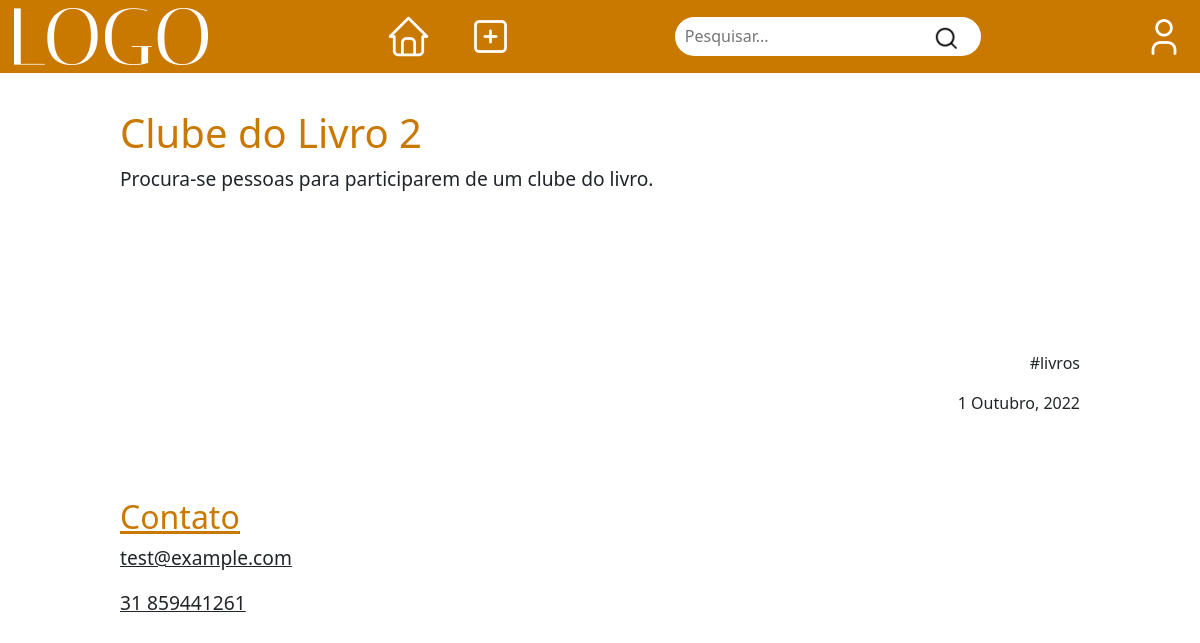
The app's page /sharin/publicacao_view/14 (signed in) with its own data.
### sharin/models.py (models this page shows)
class Publicacao(models.Model):
    criador = models.IntegerField(blank=False, default=1)
    titulo = models.CharField(max_length=32)
    descricao= models.TextField()
    telefone = models.CharField(max_length=16, blank=True, null=True)
    tags = models.TextField()
    data = models.DateField()

### sharin/views.py (the view)
# urls.py: path("publicacao_view/<publicacao_id>", views.publicacao_view, name="publicacao-view"),
def publicacao_view(request, publicacao_id):
    if not request.user.is_authenticated:
        return redirect("sharin:login_view")
    publicacao = Publicacao.objects.get(pk=publicacao_id)
    criador = User.objects.get(pk=publicacao.criador)
    return render(request, "sharin/publicacao_view.html", {
        "publicacao":publicacao,
        "criador":criador,
    })

### sharin/templates/sharin/publicacao_view.html (shortened to what this page needs)
{% extends 'sharin/layout.html' %}
{% load static %}
{% load i18n %}
{% block body %}
    <div class="post-container">
        <h1>{{publicacao.titulo}}</h1>
        <div id="post-descricao">
            <p>{{publicacao.descricao}}</p>
        </div>
        <div class="post-extra-info">
            <p>{{ publicacao.tags }}</p>
            {% language 'pt-BR' %}
                <p>{{ publicacao.data|date:"j F, Y" }}</p>
            {% endlanguage %}
        </div>
        <div class="contato">
            <h1>Contato</h1>
            <p>{{ criador.email }}</p>
            <p>{{ publicacao.telefone }}</p>
        </div>
    </div>
{% endblock %}

### sharin/static/sharin/styles.css (style rules this page uses)
* { box-sizing: border-box; margin: 0; padding: 0; }
.post-container { padding: 3% 10%; }
.post-container h1 { color: rgb(201, 120, 0); font-size: 2.5rem; }
.post-container p { font-size: 1.2rem; }
.post-container .post-extra-info p { text-align: end; font-size: 1rem; }
.post-container .contato { padding: 7% 0px; }
.post-container .contato h1 { font-size: 2rem; text-decoration: underline; -webkit-text-decoration-color: rgb(201, 120, 0); text-decoration-color: rgb(201, 120, 0); }
.post-container .contato { font-size: 0.5rem; text-decoration: underline; }
#post-descricao { min-height: 11.6rem; }

### records on screen
Publicacao: titulo "Clube do Livro 2", descricao "Procura-se pessoas para participarem de um clube do livro.", tags "#livros", data "1 Outubro, 2022", telefone "31 859441261"

### other values on screen
{{ criador.email }} "test@example.com"
